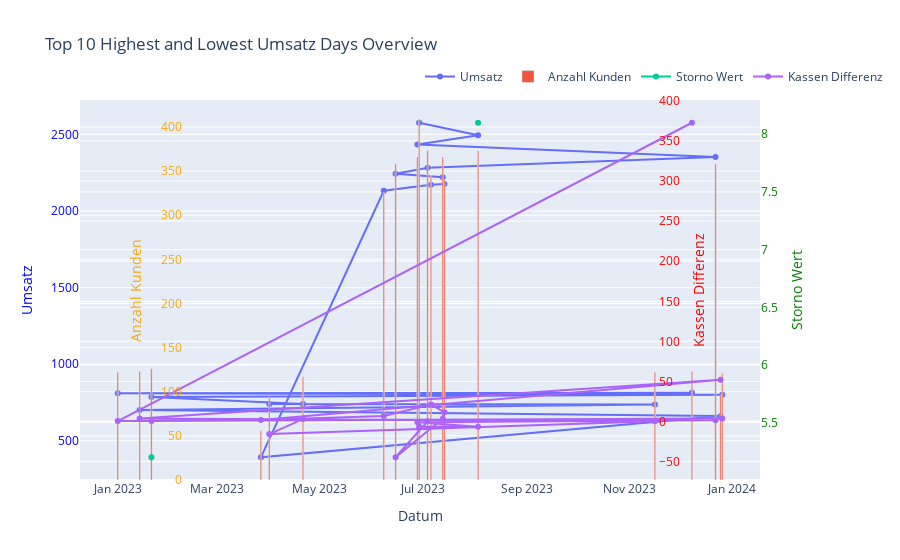

Notebook source saved alongside this figure:
### Code cell
import polars as pl
import pandas as pd
import plotly.graph_objects as go

# Assuming df1 is already defined and contains the relevant data
Daybook = df1.select([
    'Datum',
    'Umsatz',
    'Anzahl Kunden',
    'Storno Wert',
    'Kassen Differenz'
])

# Convert to Pandas DataFrame for processing
Daybook_pd = Daybook.to_pandas()

# Convert 'Datum' to datetime with the correct format
Daybook_pd['Datum'] = pd.to_datetime(Daybook_pd['Datum'], format='%d.%m.%Y')

# Sort by Umsatz and get the 10 highest and lowest entries
highest_umsatz = Daybook_pd.nlargest(10, 'Umsatz')
lowest_umsatz = Daybook_pd.nsmallest(10, 'Umsatz')

# Combine the highest and lowest Umsatz into a single DataFrame
extreme_umsatz = pd.concat([highest_umsatz, lowest_umsatz])

# Print the results
print("Top 10 Highest Umsatz Days:\n", highest_umsatz)
print("\nTop 10 Lowest Umsatz Days:\n", lowest_umsatz)

# Create the figure
fig = go.Figure()

# Add Umsatz trace
fig.add_trace(go.Scatter(x=extreme_umsatz['Datum'], y=extreme_umsatz['Umsatz'],
                         mode='lines+markers', name='Umsatz',
                         yaxis='y1'))

# Add Anzahl Kunden trace
fig.add_trace(go.Bar(x=extreme_umsatz['Datum'], y=extreme_umsatz['Anzahl Kunden'],
                     name='Anzahl Kunden', yaxis='y2'))

# Add Storno Wert trace
fig.add_trace(go.Scatter(x=extreme_umsatz['Datum'], y=extreme_umsatz['Storno Wert'],
                         mode='lines+markers', name='Storno Wert',
                         yaxis='y3'))

# Add Kassen Differenz trace
fig.add_trace(go.Scatter(x=extreme_umsatz['Datum'], y=extreme_umsatz['Kassen Differenz'],
                         mode='lines+markers', name='Kassen Differenz',
                         yaxis='y4'))

# Update layout for multiple y-axes
fig.update_layout(
    title='Top 10 Highest and Lowest Umsatz Days Overview',
    xaxis=dict(title='Datum'),
    yaxis=dict(
        title='Umsatz',
        titlefont=dict(color='blue'),
        tickfont=dict(color='blue')
    ),
    yaxis2=dict(
        title='Anzahl Kunden',
        titlefont=dict(color='orange'),
        tickfont=dict(color='orange'),
        anchor='free',
        overlaying='y',
        side='left',
        position=0.15
    ),
    yaxis3=dict(
        title='Storno Wert',
        titlefont=dict(color='green'),
        tickfont=dict(color='green'),
        anchor='x',
        overlaying='y',
        side='right'
    ),
    yaxis4=dict(
        title='Kassen Differenz',
        titlefont=dict(color='red'),
        tickfont=dict(color='red'),
        anchor='free',
        overlaying='y',
        side='right',
        position=0.85
    ),
    legend=dict(
        x=0.5,
        y=1.1,
        orientation='h'
    ),
    hovermode='x'
)

fig.show()

### Figure 1 — Plotly figure (JSON) as saved in the notebook; plotly's stock layout.template omitted (floating-point values rounded to 4 significant figures)
{"data": [{"mode": "lines+markers", "name": "Umsatz", "type": "scatter", "x": ["2023-06-29T00:00:00", "2023-08-03T00:00:00", "2023-06-28T00:00:00", "2023-12-22T00:00:00", "2023-07-04T00:00:00", "2023-06-15T00:00:00", "2023-07-13T00:00:00", "2023-07-14T00:00:00", "2023-07-06T00:00:00", "2023-06-08T00:00:00", "2023-03-27T00:00:00", "2023-12-25T00:00:00", "2023-01-14T00:00:00", "2023-11-16T00:00:00", "2023-04-01T00:00:00", "2023-04-21T00:00:00", "2023-01-21T00:00:00", "2023-12-26T00:00:00", "2023-01-01T00:00:00", "2023-12-08T00:00:00"], "y": [2577.0, 2494.0, 2435.0, 2352.0, 2282.0, 2243.0, 2221.0, 2176.0, 2172.0, 2133.0, 392.0, 661.4, 701.1, 735.8, 739.5, 740.4, 785.0, 799.8, 809.4, 813.7], "yaxis": "y"}, {"name": "Anzahl Kunden", "type": "bar", "x": ["2023-06-29T00:00:00", "2023-08-03T00:00:00", "2023-06-28T00:00:00", "2023-12-22T00:00:00", "2023-07-04T00:00:00", "2023-06-15T00:00:00", "2023-07-13T00:00:00", "2023-07-14T00:00:00", "2023-07-06T00:00:00", "2023-06-08T00:00:00", "2023-03-27T00:00:00", "2023-12-25T00:00:00", "2023-01-14T00:00:00", "2023-11-16T00:00:00", "2023-04-01T00:00:00", "2023-04-21T00:00:00", "2023-01-21T00:00:00", "2023-12-26T00:00:00", "2023-01-01T00:00:00", "2023-12-08T00:00:00"], "y": [409, 373, 366, 358, 373, 358, 366, 340, 345, 326, 56, 96, 123, 122, 94, 117, 126, 121, 122, 123], "yaxis": "y2"}, {"mode": "lines+markers", "name": "Storno Wert", "type": "scatter", "x": ["2023-06-29T00:00:00", "2023-08-03T00:00:00", "2023-06-28T00:00:00", "2023-12-22T00:00:00", "2023-07-04T00:00:00", "2023-06-15T00:00:00", "2023-07-13T00:00:00", "2023-07-14T00:00:00", "2023-07-06T00:00:00", "2023-06-08T00:00:00", "2023-03-27T00:00:00", "2023-12-25T00:00:00", "2023-01-14T00:00:00", "2023-11-16T00:00:00", "2023-04-01T00:00:00", "2023-04-21T00:00:00", "2023-01-21T00:00:00", "2023-12-26T00:00:00", "2023-01-01T00:00:00", "2023-12-08T00:00:00"], "y": [null, 8.1, null, null, null, null, null, null, null, null, null, null, null, null, null, null, 5.2, null, null, null], "yaxis": "y3"}, {"mode": "lines+markers", "name": "Kassen Differenz", "type": "scatter", "x": ["2023-06-29T00:00:00", "2023-08-03T00:00:00", "2023-06-28T00:00:00", "2023-12-22T00:00:00", "2023-07-04T00:00:00", "2023-06-15T00:00:00", "2023-07-13T00:00:00", "2023-07-14T00:00:00", "2023-07-06T00:00:00", "2023-06-08T00:00:00", "2023-03-27T00:00:00", "2023-12-25T00:00:00", "2023-01-14T00:00:00", "2023-11-16T00:00:00", "2023-04-01T00:00:00", "2023-04-21T00:00:00", "2023-01-21T00:00:00", "2023-12-26T00:00:00", "2023-01-01T00:00:00", "2023-12-08T00:00:00"], "y": [-6.54, -6.58, -0.83, 1.55, 0.4, -44.54, 3.49, 11.58, 21.32, 6.95, 1.98, 52, 3.7, 0.25, -15.65, 3.04, 0.69, 3.88, 0.6, 372.8], "yaxis": "y4"}], "layout": {"hovermode": "x", "legend": {"orientation": "h", "x": 0.5, "y": 1.1}, "title": {"text": "Top 10 Highest and Lowest Umsatz Days Overview"}, "xaxis": {"title": {"text": "Datum"}}, "yaxis": {"tickfont": {"color": "blue"}, "title": {"font": {"color": "blue"}, "text": "Umsatz"}}, "yaxis2": {"anchor": "free", "overlaying": "y", "position": 0.15, "side": "left", "tickfont": {"color": "orange"}, "title": {"font": {"color": "orange"}, "text": "Anzahl Kunden"}}, "yaxis3": {"anchor": "x", "overlaying": "y", "side": "right", "tickfont": {"color": "green"}, "title": {"font": {"color": "green"}, "text": "Storno Wert"}}, "yaxis4": {"anchor": "free", "overlaying": "y", "position": 0.85, "side": "right", "tickfont": {"color": "red"}, "title": {"font": {"color": "red"}, "text": "Kassen Differenz"}}}}
